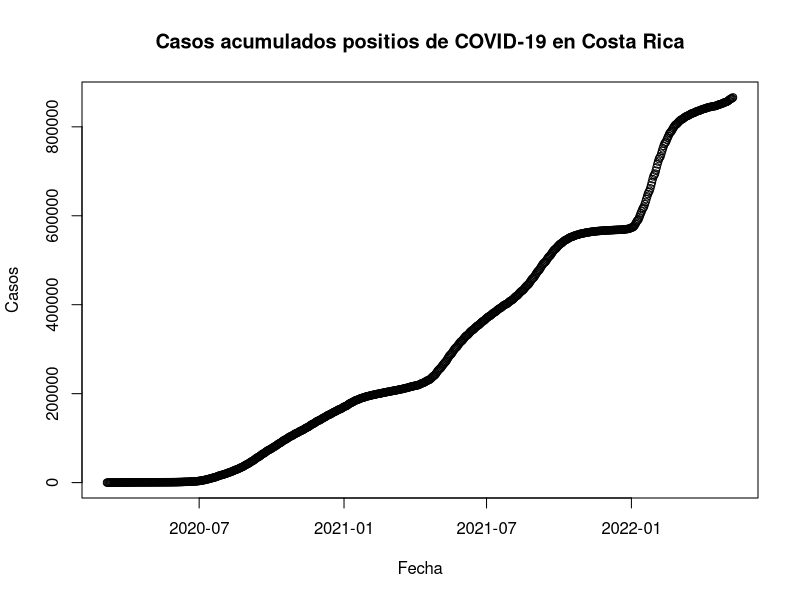

Source code (R):
## ---- chunk 1
knitr::opts_chunk$set(echo = TRUE)
## ---- chunk 2
covid <- read.csv(file="05_10_22_CSV_GENERAL.csv", sep = ";")
## ---- chunk 3
options(scipen = 7)
## ---- chunk 4
covid$FECHA <- as.Date(covid$FECHA, format = "%d/%m/%Y")
## ---- chunk 5
plot(
  covid$FECHA,
  covid$positivos,
  main = "Casos acumulados positios de COVID-19 en Costa Rica",
  xlab = "Fecha",
  ylab = "Casos"
)
